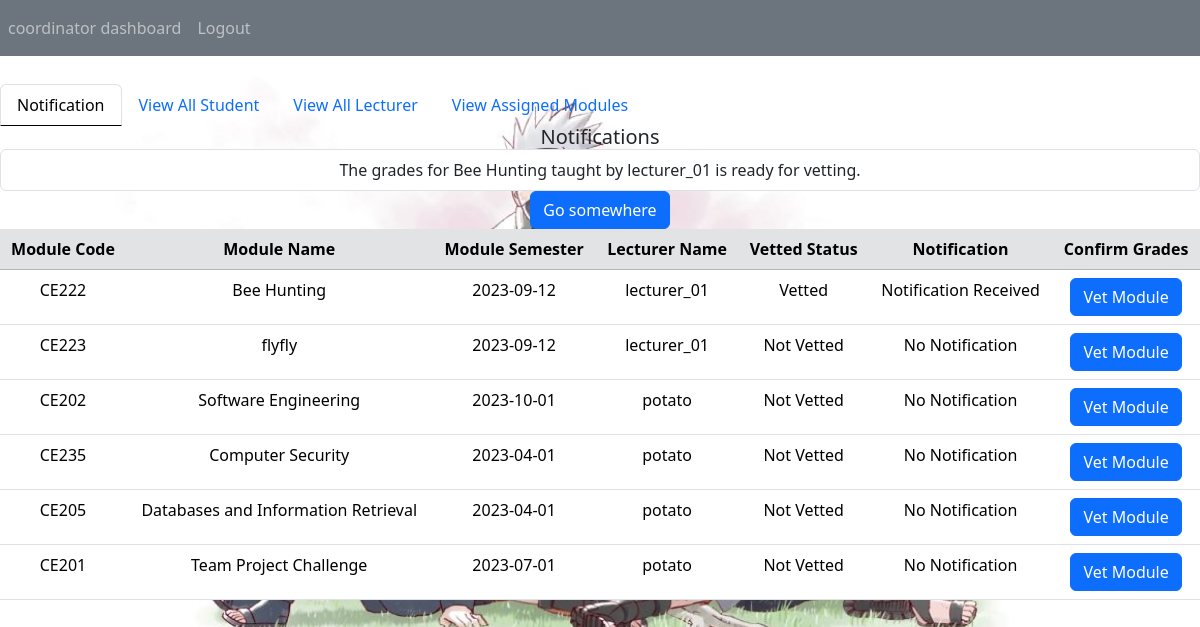
The app's page /coordinator_dashboard (signed in) with its own data.
### Website/models.py (models this page shows)
class User(db.Model , UserMixin) :
    id = db.Column(db.Integer , primary_key = True)
    email = db.Column(db.String(150) , unique = True)
    username = db.Column(db.String(150))
    userrole = db.Column(db.String(150))
    password = db.Column(db.String(150))
    credit = db.Column(db.String(150))
    enrollment_date = db.Column(db.Date() , default = "1970-01-01")

class Notification(db.Model):
    id = db.Column(db.Integer, primary_key=True)
    s_userrole = db.Column(db.String(150))
    s_userid = db.Column(db.Integer, db.ForeignKey("user.id"))
    r_userrole = db.Column(db.String(150))
    r_userid = db.Column(db.Integer, db.ForeignKey("user.id"))
    module_code = db.Column(db.String(150), db.ForeignKey("module.module_code"))
    message = db.Column(db.String(300))
    module = db.relationship("Module")
    user_s = db.relationship("User", foreign_keys=[s_userid])
    user_r = db.relationship("User", foreign_keys=[r_userid])

class Module(db.Model , UserMixin) :
    module_code = db.Column(db.String(150) ,primary_key = True)
    module_name = db.Column(db.String(150))
    module_credit = db.Column(db.Integer)
    semester = db.Column(db.Date() , default = "1970-01-01")
    module_status = db.Column(db.Boolean , default = False)

### Website/view.py (the view)
@views.route("/coordinator_dashboard" , methods = ["GET" , "POST"] ) #edit
@login_required
def coordinator_dashboard():
    all_user = User.query.filter().all()
    current_id = current_user.id
    configs = Config.query.filter_by(coordinator_id = current_id ).all()
    all_notification = Notification.query.filter().all()
    unique_modules = {}  # to store modules
    for config in configs:
        module = Module.query.filter_by(module_code=config.module_code).first()
        key = (module.module_code, module.semester)
        if key not in unique_modules:
            lecturer_id = config.lecturer_id
            lecturer = User.query.get(lecturer_id)
            if lecturer:
                module.lecturer_name = lecturer.username
                module.lecturer_id = lecturer.id
            else:
                module.lecturer_name = "Unknown Lecturer"
            unique_modules[key] = module
    modules = list(unique_modules.values())
    all_config = Config.query.filter().all()
    module = Module.query.filter_by(module_code=configs[0].module_code).first()
    notifications = Notification.query.filter_by(r_userid=current_id).all()
    return render_template("coordinator_dashboard.html", all_user=all_user, modules=modules, module=module, config=configs, user=current_user,
                           all_config=all_config, all_notification= all_notification, notifications=notifications)

### Website/__init__.py (called while the page is built)
def create_app():
    app = Flask(__name__)
    app.config["SECRET_KEY"] = "CE205 Team Project"
    app.config["SQLALCHEMY_DATABASE_URI"] = f'sqlite:///{DB_NAME}'
    db.init_app(app)
    from .view import views
    from .auth import auth
    app.register_blueprint(views , url_prefix = "/")
    app.register_blueprint(auth , url_prefix = "/")
    from .models import  User , Note
    with app.app_context():
        db.create_all()
    login_manager = LoginManager()
    login_manager.login_view= "auth.login"
    login_manager.init_app(app)
    @login_manager.user_loader
    def load_user(id):
        return User.query.get(int(id))
    return app

### Website/templates/coordinator_dashboard.html (shortened to what this page needs)
{% extends "base.html" %}
 {%block content%}
<div class="card-img-overlay text-center" style="margin-top:7%;">
  <div class="card-header">
    <ul class="nav nav-tabs card-header-tabs">
      <li class="nav-item">
        <a class="nav-link active" id = "nav_notification"  href="javascript:;">Notification</a>
      </li>
      <li class="nav-item">
        <a class="nav-link " id = "nav_all_student"  href="javascript:;">View All Student</a>
      </li>
      <li class="nav-item">
        <a class="nav-link " id = "nav_all_lecturer"  href="javascript:;">View All Lecturer</a>
      </li>
      <li class="nav-item">
        <a class="nav-link " id = "nav_all_module"  href="javascript:;">View Assigned Modules</a>
      </li>
    </ul>
  </div>
  <div class="card-body" id = "coordinator_notification">
    <h5 class="card-title">Notifications</h5>
    {% if notifications %}
        <ul class="list-group">
            {% for notification in notifications %}
                <li class="list-group-item">{{ notification.message }}</li>
            {% endfor %}
        </ul>
    {% else %}
        <p>No notifications available</p>
    {% endif %}
    <a href="#" class="btn btn-primary">Go somewhere</a>
  </div>
  <div class="card-body" id="view_assigned_module">
    <table class="table table-hover">
        <tr class="table-secondary">
            <th>Module Code</th>
            <th>Module Name</th>
            <th>Module Semester</th>
            <th>Lecturer Name</th>
            <th>Vetted Status</th>
            <th>Notification</th>
            <th>Confirm Grades</th>
        </tr>
        {% for module in modules %}
            <tr>
                <td>{{ module.module_code }}</td>
                <td>{{ module.module_name }}</td>
                <td>{{ module.semester }}</td>
                <td>{{ module.lecturer_name }}</td>
                <td>
                    {% if module.module_status %}
                        Vetted
                    {% else %}
                        Not Vetted
                    {% endif %}
                </td>
                <td>
                    {% for notification in notifications %}
                        {% if notification.s_userid == module.lecturer_id and notification.module_code == module.module_code %}
                            Notification Received
                        {% else %}
                            No Notification
                        {% endif %}
                    {% endfor %}
                </td>
                <td>
                    <a href="{{ url_for('views.vet_module', module_code=module.module_code) }}" class="btn btn-primary">Vet Module</a>
                </td>
            </tr>
        {% endfor %}
    </table>
</div>
</div>
{% endblock %}

### Website/templates/base.html (shortened to what this page needs)
<!DOCTYPE html>
<html lang="en">
<head>
    <link href="https://cdn.jsdelivr.net/npm/bootstrap@5.3.1/dist/css/bootstrap.min.css" rel="stylesheet">
</head>
<body >
  <nav class="navbar navbar-expand-lg navbar-dark bg-secondary ">
      <div class="collapse navbar-collapse" id = "navbar">
          <div class="navbar-nav">
              {%if user.is_authenticated %}
                 <a class = "nav-item nav-link"  href = "javascript:;">{{user.userrole}} dashboard</a>
                  <a class = "nav-item nav-link " id = "logout" href = "/logout">Logout</a>
              {%else%}
                  <a class = "nav-item nav-link" id = "login" href = "/login">Login</a>
                  <a class = "nav-item nav-link" id = "signUp" href = "/sign-up">Sign Up</a>
              {%endif%}
          </div>
      </div>
  </nav>
  <div class="container">
    {%block content%}
    {% endblock %}
  </div>
</body>
</html>

### records on screen
User: userrole "coordinator"
Notification: message "The grades for Bee Hunting taught by lecturer_01 is ready for vetting.", shows "Notification Received"
Module: module_code "CE222", module_name "Bee Hunting", semester "2023-09-12", lecturer_name "lecturer_01", module_status "Vetted"
Module: module_code "CE223", module_name "flyfly", semester "2023-09-12", lecturer_name "lecturer_01", module_status "Not Vetted"
Module: module_code "CE202", module_name "Software Engineering", semester "2023-10-01", lecturer_name "potato", module_status "Not Vetted"
Module: module_code "CE235", module_name "Computer Security", semester "2023-04-01", lecturer_name "potato", module_status "Not Vetted"
Module: module_code "CE205", module_name "Databases and Information Retrieval", semester "2023-04-01", lecturer_name "potato", module_status "Not Vetted"
Module: module_code "CE201", module_name "Team Project Challenge", semester "2023-07-01", lecturer_name "potato", module_status "Not Vetted"
